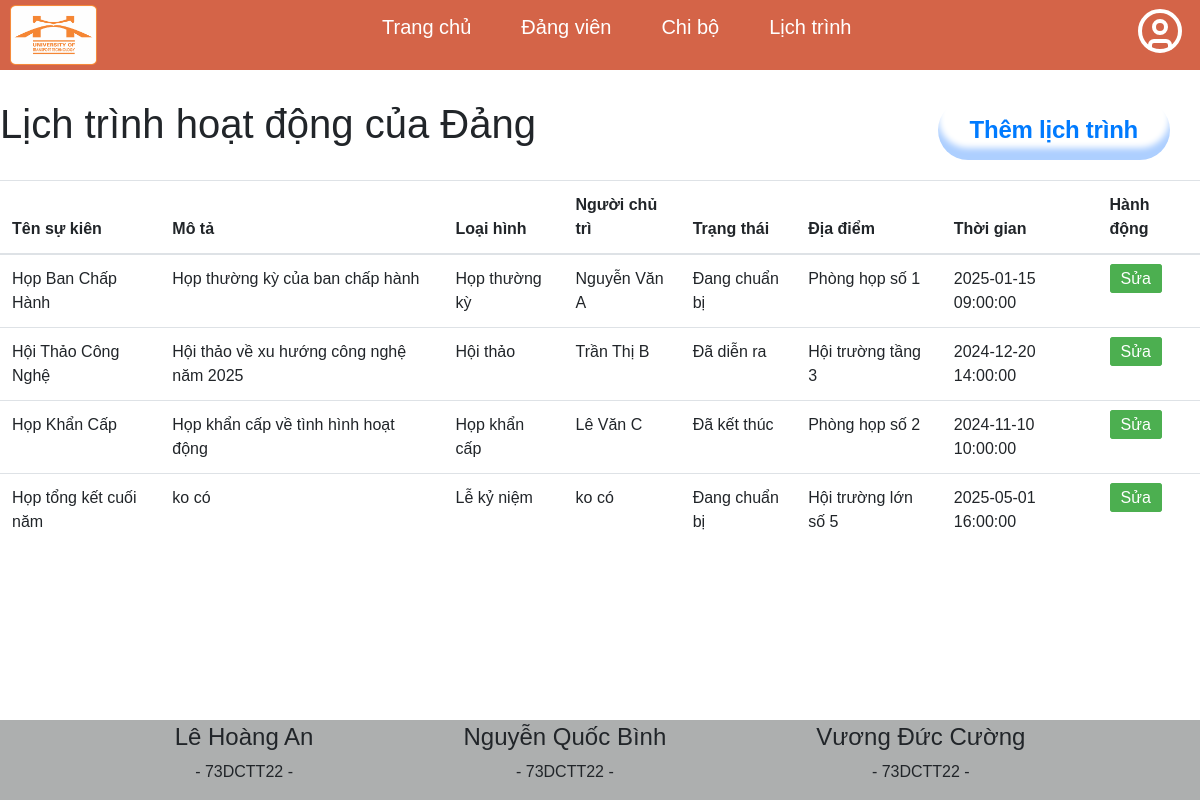
Page /admin/lich_trinh.php on the committed database.
### tables this page shows
CREATE TABLE `lichtrinh` (
  `maLichTrinh` varchar(50) NOT NULL,
  `tenSuKien` varchar(255) NOT NULL,
  `moTa` text NOT NULL,
  `loaiHinh` varchar(100) NOT NULL,
  `nguoiChuTri` varchar(255) NOT NULL,
  `trangThai` varchar(50) NOT NULL,
  `diaDiem` varchar(255) NOT NULL,
  `thoiGian` datetime NOT NULL
);

### admin/lich_trinh.php (called while the page is built)
<?php
include "../view/header.php";
include "DanhSach/lich_trinh.php";
include "../view/footer.php";;
?>

### admin/DanhSach/lich_trinh.php (the view, shortened to what this page needs)
<?php
    require "Config/connect_db.php";
    $sql = "SELECT * FROM lichtrinh";
    $result = $conn->query($sql);
?>
<div>
    <div class="heading" style="display: flex; justify-content: space-between; margin-top: 30px">
        <h1>Lịch trình hoạt động của Đảng</h1>
        <button class="button-73" style="margin-right: 30px;">
            <a href="ChucNang/form_add_edit_lich_trinh.php" style="text-decoration: none;">Thêm lịch trình</a>
        </button>
    </div>
    <table class="table" style="margin-top: 20px;">
  <thead>
    <tr>
      <th scope="col">Tên sự kiên</th>
      <th scope="col">Mô tả</th>
      <th scope="col">Loại hình</th>
      <th scope="col">Người chủ trì</th>
      <th scope="col">Trạng thái</th>
      <th scope="col">Địa điểm</th>
      <th scope="col">Thời gian</th>
      <th scope="col">Hành động</th>
    </tr>
  </thead>
  <tbody>
    <?php
    if ($result->num_rows > 0) {
        while ($row = $result->fetch_assoc()) {
            echo "<tr>";
            echo "<td>" . $row['tenSuKien'] . "</td>";
            echo "<td>" . $row['moTa'] . "</td>";
            echo "<td>" . $row['loaiHinh'] . "</td>";
            echo "<td>" . $row['nguoiChuTri'] . "</td>";
            echo "<td>" . $row['trangThai'] . "</td>";
            echo "<td>" . $row['diaDiem'] . "</td>";
            echo "<td>" . $row['thoiGian'] . "</td>";
            echo "<td class='action-buttons'>";
            echo "<a href='../admin/ChucNang/form_add_edit_lich_trinh.php?maLichTrinh=" . $row['maLichTrinh'] . "' class='edit'>Sửa</a>";
            echo "</td>";
            echo "</tr>";
        }
    } else {
        echo "<tr><td colspan='11'>Không có dữ liệu</td></tr>";
    }
    ?>
  </tbody>
</table>
</div>

### css/danhsach.css (style rules this page uses)
* { box-sizing: border-box; padding: 0; margin: 0; font-family: sans-serif; }

### admin/DanhSach/lich_trinh.php (style rules this page uses)
.action-buttons a { text-decoration: none; padding: 5px 10px; border-radius: 3px; margin-right: 5px; color: white; }
.action-buttons .edit { background-color: #4CAF50; border: 1px solid #4CAF50; }
.button-73 { appearance: none; background-color: #FFFFFF; border-radius: 40em; border-style: none; box-shadow: #ADCFFF 0 -12px 6px inset; box-sizing: border-box; color: #000000; cursor: pointer; display: inline-block; font-family: -apple-system,sans-serif; font-size: 24px; font-weight: 700; letter-spacing: -.24px; margin: 0; outline: none; padding: 20px 30px; quotes: auto; text-align: center; text-decoration: none; transition: all .15s; user-select: none; -webkit-user-select: none; touch-action: manipulation; }
@media (min-width: 768px) { .button-73 { font-size: 1.5rem; padding: .75rem 2rem; } }

### rows in the picture
lichtrinh: tenSuKien "Họp Ban Chấp Hành", moTa "Họp thường kỳ của ban chấp hành", loaiHinh "Họp thường kỳ", nguoiChuTri "Nguyễn Văn A", trangThai "Đang chuẩn bị", diaDiem "Phòng họp số 1", thoiGian "2025-01-15 09:00:00"
lichtrinh: tenSuKien "Hội Thảo Công Nghệ", moTa "Hội thảo về xu hướng công nghệ năm 2025", loaiHinh "Hội thảo", nguoiChuTri "Trần Thị B", trangThai "Đã diễn ra", diaDiem "Hội trường tầng 3", thoiGian "2024-12-20 14:00:00"
lichtrinh: tenSuKien "Họp Khẩn Cấp", moTa "Họp khẩn cấp về tình hình hoạt động", loaiHinh "Họp khẩn cấp", nguoiChuTri "Lê Văn C", trangThai "Đã kết thúc", diaDiem "Phòng họp số 2", thoiGian "2024-11-10 10:00:00"
lichtrinh: tenSuKien "Họp tổng kết cuối năm", moTa "ko có", loaiHinh "Lễ kỷ niệm", nguoiChuTri "ko có", trangThai "Đang chuẩn bị", diaDiem "Hội trường lớn số 5", thoiGian "2025-05-01 16:00:00"
